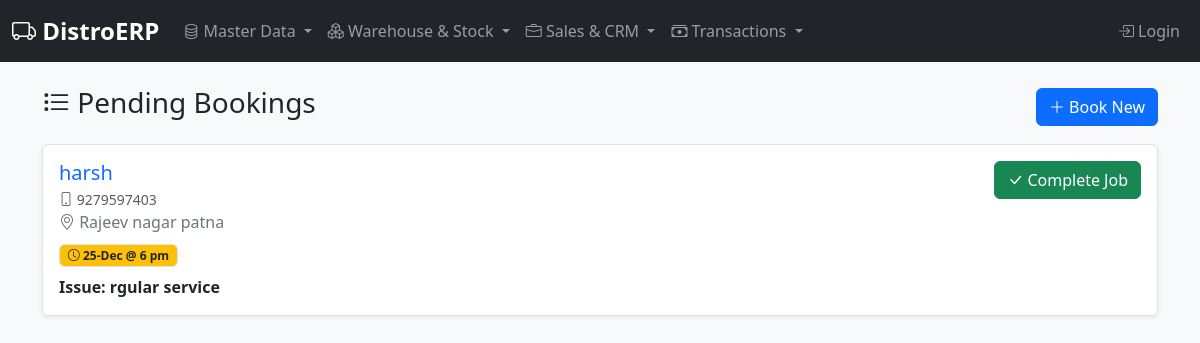
Page /service/bookings on the earlier database version.
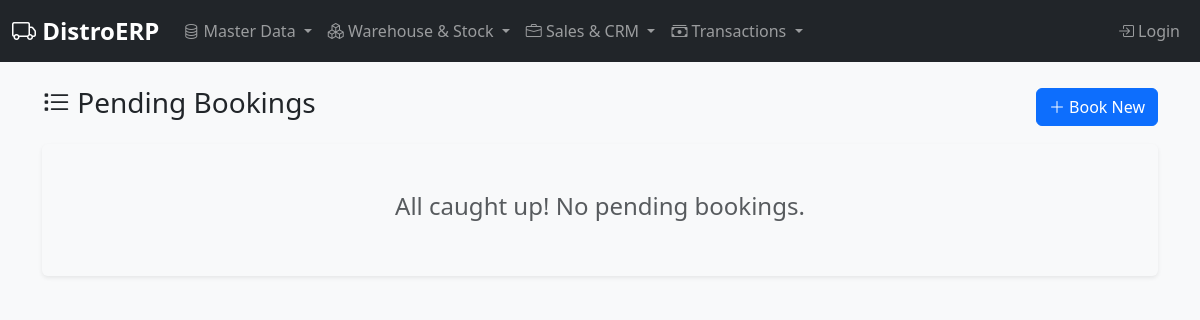
Same page on the later database version.
### erp/models.py (models this page shows, shortened)
class ServiceBooking(db.Model):
    id = db.Column(db.Integer, primary_key=True)
    customer_name = db.Column(db.String(100), nullable=False)
    customer_phone = db.Column(db.String(20), nullable=False)
    address = db.Column(db.Text, nullable=False)
    scheduled_date = db.Column(db.Date, nullable=False, default=datetime.utcnow)
    scheduled_time = db.Column(db.String(20), nullable=True) # e.g., "10:00 AM"
    issue_reported = db.Column(db.Text, nullable=False)
    status = db.Column(db.String(20), default='Pending') # Pending, Completed, Cancelled
    created_at = db.Column(db.DateTime, default=datetime.utcnow)

### erp/routes.py (the view)
@bp.route('/service/bookings')
def list_bookings():
    bookings = ServiceBooking.query.filter_by(status='Pending').order_by(ServiceBooking.scheduled_date.asc()).all()
    return render_template('bookings_list.html', bookings=bookings)

### erp/templates/bookings_list.html
{% extends "base.html" %}
{% block content %}
<div class="container mt-4">
    <div class="d-flex justify-content-between align-items-center mb-3">
        <h3><i class="bi bi-list-task"></i> Pending Bookings</h3>
        <a href="{{ url_for('main.book_appointment') }}" class="btn btn-primary">
            <i class="bi bi-plus-lg"></i> Book New
        </a>
    </div>
    <div class="list-group shadow-sm">
        {% for booking in bookings %}
        <div class="list-group-item p-3">
            <div class="d-flex w-100 justify-content-between align-items-start">
                <div>
                    <h5 class="mb-1 text-primary">{{ booking.customer_name }}</h5>
                    <div class="text-muted small"><i class="bi bi-phone"></i> {{ booking.customer_phone }}</div>
                    <div class="text-secondary mb-2"><i class="bi bi-geo-alt"></i> {{ booking.address }}</div>
                    <span class="badge bg-warning text-dark border">
                        <i class="bi bi-clock"></i> {{ booking.scheduled_date.strftime('%d-%b') }} @ {{ booking.scheduled_time or 'Anytime' }}
                    </span>
                    <p class="mt-2 mb-0 fw-bold text-dark">Issue: {{ booking.issue_reported }}</p>
                </div>
                <div>
                    <a href="{{ url_for('main.complete_booking', booking_id=booking.id) }}" class="btn btn-success">
                        <i class="bi bi-check-lg"></i> Complete Job
                    </a>
                </div>
            </div>
        </div>
        {% else %}
        <div class="text-center py-5 text-muted">
            <h4>All caught up! No pending bookings.</h4>
        </div>
        {% endfor %}
    </div>
</div>
{% endblock %}

Differences in the rows shown:
removed ServiceBooking: customer_name "harsh", customer_phone "9279597403", address "Rajeev nagar patna", scheduled_date "25-Dec", scheduled_time "6 pm", issue_reported "rgular service"
Other differences:
text now shown: "All caught up! No pending bookings."
